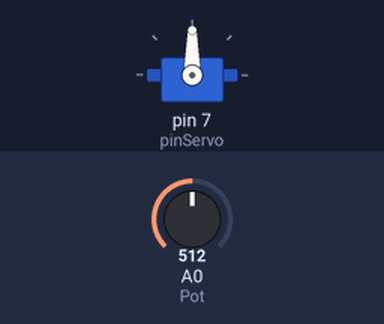
Bench run of a sketch on a simulated Arduino Uno, built with avr-gcc and run on an emulated ATmega328P. Shown: servo. The inputs (shaded band) are chosen by the test bench; at power-on: A0 (Pot) = 512.

Above: at 1.2 s.
1.3 s: A0 (Pot) set to 660
At 2.0 s:
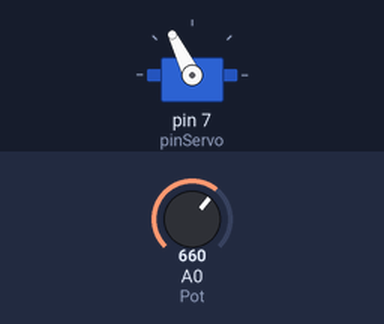
2.8 s: A0 (Pot) set to 716
At 3.5 s:
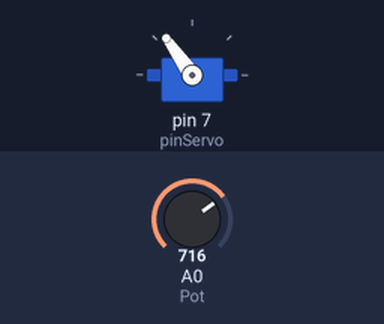
4.3 s: A0 (Pot) set to 900
At 5.1 s:
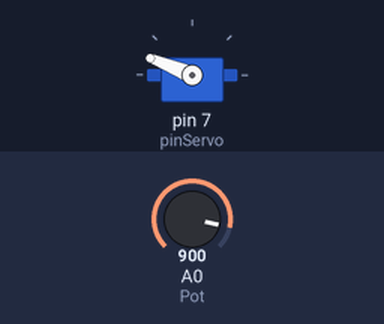
5.8 s: A0 (Pot) set to 1023
At 6.8 s:
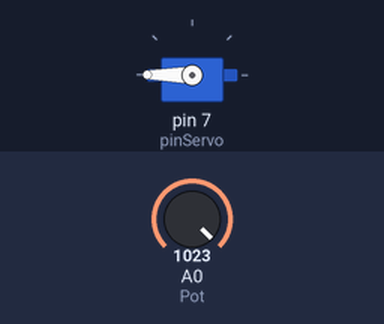
7.3 s: A0 (Pot) set to 306
At 8.3 s:
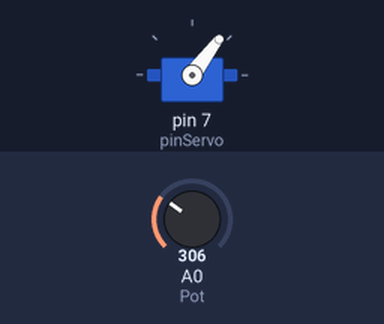
Timing chart, 0 to 9.8 s (numbered marks = the images above; inputs shaded):
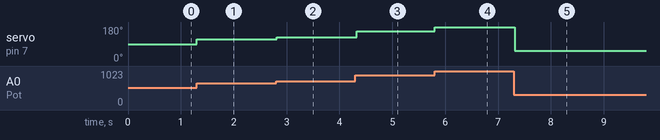

Measured:
- after the input at 1.3 s, servo on pin 7 (pinServo): 90° → 116° at once
- after the input at 2.8 s, servo on pin 7 (pinServo): 116° → 125° at once
- after the input at 4.3 s, servo on pin 7 (pinServo): 125° → 158° at once
- after the input at 5.8 s, servo on pin 7 (pinServo): 158° → 180° at once
- after the input at 7.3 s, servo on pin 7 (pinServo): 180° → 53° at once

The sketch:

Servo1.ino
```cpp
#include <Servo.h>
Servo servo1;
int pinServo = 7;
int PulsoMin = 650; //1 milisegudo = 0° (se expresa en micro segundo)
int PulsoMax = 2500; //2 milisegudo = 0° (se expresa en micro segundo)
int ValorPot;
int Angulo;
int Pot = 0;
void setup() {
  servo1.attach(pinServo, PulsoMin, PulsoMax);
  //Las entradas analogicas no requieren iniciación
}

void loop() {
 ValorPot = analogRead(Pot); // leemos el potenciometro
 Angulo = map(ValorPot, 0, 1023, 0, 180);//map cambia los valores del pot (0-1023) a angulo (0-180)
 servo1.write(Angulo);
 delay(30);
}
```
